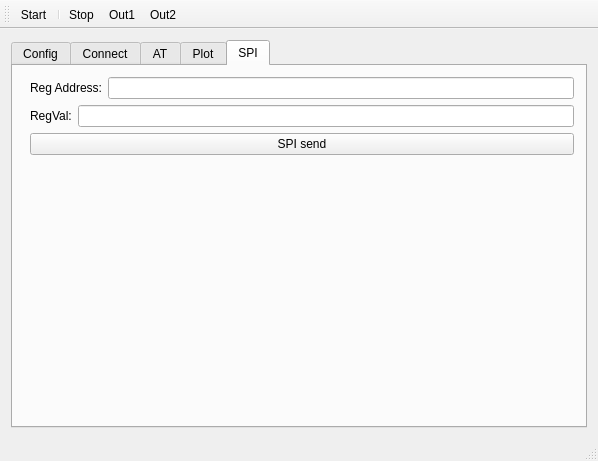
<?xml version="1.0" encoding="UTF-8"?>
<ui version="4.0">
 <class>MainWindow</class>
 <widget class="QMainWindow" name="MainWindow">
  <property name="geometry">
   <rect>
    <x>0</x>
    <y>0</y>
    <width>598</width>
    <height>461</height>
   </rect>
  </property>
  <property name="windowTitle">
   <string>Logger BLE V0.4</string>
  </property>
  <widget class="QWidget" name="centralWidget">
   <layout class="QGridLayout" name="gridLayout">
    <item row="0" column="0">
     <layout class="QVBoxLayout" name="verticalLayout">
      <item>
       <widget class="QTabWidget" name="tabWidget">
        <property name="currentIndex">
         <number>4</number>
        </property>
        <widget class="QWidget" name="tab_3">
         <attribute name="title">
          <string>Config</string>
         </attribute>
         <layout class="QGridLayout" name="gridLayout_7">
          <item row="0" column="0">
           <layout class="QVBoxLayout" name="verticalLayout_4">
            <item>
             <widget class="QCheckBox" name="checkBoxConfigSmoothPlot">
              <property name="text">
               <string>Smooth Plot</string>
              </property>
             </widget>
            </item>
            <item>
             <widget class="QCheckBox" name="checkBoxConfigAntialias">
              <property name="text">
               <string>Antialias filtering</string>
              </property>
             </widget>
            </item>
            <item>
             <widget class="QLabel" name="label">
              <property name="text">
               <string>Horizontal Scale (Max Samples)</string>
              </property>
             </widget>
            </item>
            <item>
             <widget class="QComboBox" name="comboBoxHorizontalScale"/>
            </item>
            <item>
             <spacer name="verticalSpacer">
              <property name="orientation">
               <enum>Qt::Vertical</enum>
              </property>
              <property name="sizeHint" stdset="0">
               <size>
                <width>20</width>
                <height>40</height>
               </size>
              </property>
             </spacer>
            </item>
           </layout>
          </item>
         </layout>
        </widget>
        <widget class="QWidget" name="Connect">
         <attribute name="title">
          <string>Connect</string>
         </attribute>
         <layout class="QGridLayout" name="gridLayout_3">
          <item row="0" column="0">
           <widget class="QGroupBox" name="groupBoxWirelessInterface">
            <property name="title">
             <string>Wireless interface:</string>
            </property>
            <layout class="QGridLayout" name="gridLayout_2">
             <item row="0" column="0">
              <layout class="QGridLayout" name="gridLayout_4">
               <item row="1" column="0">
                <widget class="QPushButton" name="pushButtonBTdiscoverDevices">
                 <property name="text">
                  <string>Discover BT</string>
                 </property>
                </widget>
               </item>
               <item row="0" column="2">
                <widget class="QRadioButton" name="radioButtonBLE">
                 <property name="text">
                  <string>Bluetooth BLE</string>
                 </property>
                 <property name="checked">
                  <bool>true</bool>
                 </property>
                </widget>
               </item>
               <item row="3" column="0">
                <widget class="QLabel" name="labelBTstatus">
                 <property name="text">
                  <string>Status:</string>
                 </property>
                </widget>
               </item>
               <item row="0" column="0">
                <widget class="QRadioButton" name="radioButtonBT">
                 <property name="text">
                  <string>Bluetooth Classic</string>
                 </property>
                 <property name="checked">
                  <bool>false</bool>
                 </property>
                </widget>
               </item>
               <item row="2" column="0">
                <widget class="QComboBox" name="comboBoxBTdevices"/>
               </item>
               <item row="5" column="0">
                <widget class="QPushButton" name="pushButtonBTconnect">
                 <property name="text">
                  <string>Connect BT</string>
                 </property>
                </widget>
               </item>
               <item row="1" column="2">
                <layout class="QHBoxLayout" name="horizontalLayout_3">
                 <item>
                  <widget class="QPushButton" name="pushButtonBLEDiscover">
                   <property name="text">
                    <string>Discover BLE</string>
                   </property>
                  </widget>
                 </item>
                </layout>
               </item>
               <item row="5" column="2">
                <widget class="QPushButton" name="pushButtonBLEConnect">
                 <property name="text">
                  <string>Connect BLE</string>
                 </property>
                </widget>
               </item>
               <item row="3" column="2">
                <widget class="QLabel" name="labelBLEStatus">
                 <property name="text">
                  <string>Status:</string>
                 </property>
                </widget>
               </item>
               <item row="2" column="2">
                <layout class="QHBoxLayout" name="horizontalLayout_4">
                 <item>
                  <widget class="QComboBox" name="comboBoxBLE"/>
                 </item>
                </layout>
               </item>
               <item row="6" column="2">
                <widget class="QPushButton" name="pushButtonBLEDisconnect">
                 <property name="text">
                  <string>Disconnect BLE</string>
                 </property>
                </widget>
               </item>
               <item row="6" column="0">
                <widget class="QPushButton" name="pushButtonBTdisconnect">
                 <property name="text">
                  <string>Disconnect BT</string>
                 </property>
                </widget>
               </item>
              </layout>
             </item>
            </layout>
           </widget>
          </item>
         </layout>
        </widget>
        <widget class="QWidget" name="tab_2">
         <attribute name="title">
          <string>AT</string>
         </attribute>
         <layout class="QGridLayout" name="gridLayout_5">
          <item row="0" column="0">
           <layout class="QVBoxLayout" name="verticalLayout_2">
            <item>
             <layout class="QHBoxLayout" name="horizontalLayout">
              <item>
               <widget class="QLineEdit" name="lineEditAT"/>
              </item>
              <item>
               <widget class="QPushButton" name="pushButtonATSend">
                <property name="text">
                 <string>Send</string>
                </property>
               </widget>
              </item>
             </layout>
            </item>
           </layout>
          </item>
          <item row="1" column="0">
           <widget class="QPlainTextEdit" name="plainTextEditAT"/>
          </item>
         </layout>
        </widget>
        <widget class="QWidget" name="tab">
         <attribute name="title">
          <string>Plot</string>
         </attribute>
         <layout class="QGridLayout" name="gridLayout_6">
          <item row="0" column="0">
           <layout class="QVBoxLayout" name="verticalLayout_3"/>
          </item>
         </layout>
        </widget>
        <widget class="QWidget" name="tab_4">
         <attribute name="title">
          <string>SPI</string>
         </attribute>
         <layout class="QFormLayout" name="formLayout">
          <item row="0" column="1">
           <layout class="QVBoxLayout" name="verticalLayout_5">
            <item>
             <layout class="QHBoxLayout" name="horizontalLayout_2">
              <item>
               <widget class="QLabel" name="label_2">
                <property name="text">
                 <string>Reg Address:</string>
                </property>
               </widget>
              </item>
              <item>
               <widget class="QLineEdit" name="lineEditSPIAddr"/>
              </item>
             </layout>
            </item>
           </layout>
          </item>
          <item row="1" column="1">
           <layout class="QHBoxLayout" name="horizontalLayout_6">
            <item>
             <widget class="QLabel" name="label_3">
              <property name="text">
               <string>RegVal:</string>
              </property>
             </widget>
            </item>
            <item>
             <widget class="QLineEdit" name="lineEditSPIVal"/>
            </item>
           </layout>
          </item>
          <item row="2" column="1">
           <widget class="QPushButton" name="pushButtonSendSPI">
            <property name="text">
             <string>SPI send</string>
            </property>
           </widget>
          </item>
         </layout>
        </widget>
       </widget>
      </item>
     </layout>
    </item>
   </layout>
  </widget>
  <widget class="QMenuBar" name="menuBar">
   <property name="geometry">
    <rect>
     <x>0</x>
     <y>0</y>
     <width>598</width>
     <height>23</height>
    </rect>
   </property>
  </widget>
  <widget class="QToolBar" name="mainToolBar">
   <attribute name="toolBarArea">
    <enum>TopToolBarArea</enum>
   </attribute>
   <attribute name="toolBarBreak">
    <bool>false</bool>
   </attribute>
   <addaction name="actionStart"/>
   <addaction name="separator"/>
   <addaction name="actionStop"/>
   <addaction name="actionOut1"/>
   <addaction name="actionOut2"/>
  </widget>
  <widget class="QStatusBar" name="statusBar"/>
  <action name="actionStart">
   <property name="icon">
    <iconset resource="images.qrc">
     <normaloff>:/images/images/Button-Play-icon.png</normaloff>:/images/images/Button-Play-icon.png</iconset>
   </property>
   <property name="text">
    <string>Start</string>
   </property>
  </action>
  <action name="actionStop">
   <property name="icon">
    <iconset resource="images.qrc">
     <normaloff>:/images/images/Stop-icon.png</normaloff>:/images/images/Stop-icon.png</iconset>
   </property>
   <property name="text">
    <string>Stop</string>
   </property>
  </action>
  <action name="actionOut1">
   <property name="checkable">
    <bool>true</bool>
   </property>
   <property name="text">
    <string>Out1</string>
   </property>
   <property name="menuRole">
    <enum>QAction::NoRole</enum>
   </property>
  </action>
  <action name="actionOut2">
   <property name="checkable">
    <bool>true</bool>
   </property>
   <property name="text">
    <string>Out2</string>
   </property>
   <property name="menuRole">
    <enum>QAction::NoRole</enum>
   </property>
  </action>
 </widget>
 <layoutdefault spacing="6" margin="11"/>
 <tabstops>
  <tabstop>radioButtonBT</tabstop>
  <tabstop>radioButtonBLE</tabstop>
  <tabstop>pushButtonBLEConnect</tabstop>
  <tabstop>pushButtonBLEDisconnect</tabstop>
  <tabstop>pushButtonBTdiscoverDevices</tabstop>
  <tabstop>comboBoxBTdevices</tabstop>
  <tabstop>pushButtonBTconnect</tabstop>
  <tabstop>lineEditAT</tabstop>
  <tabstop>pushButtonATSend</tabstop>
  <tabstop>plainTextEditAT</tabstop>
 </tabstops>
 <resources>
  <include location="images.qrc"/>
 </resources>
 <connections/>
</ui>
